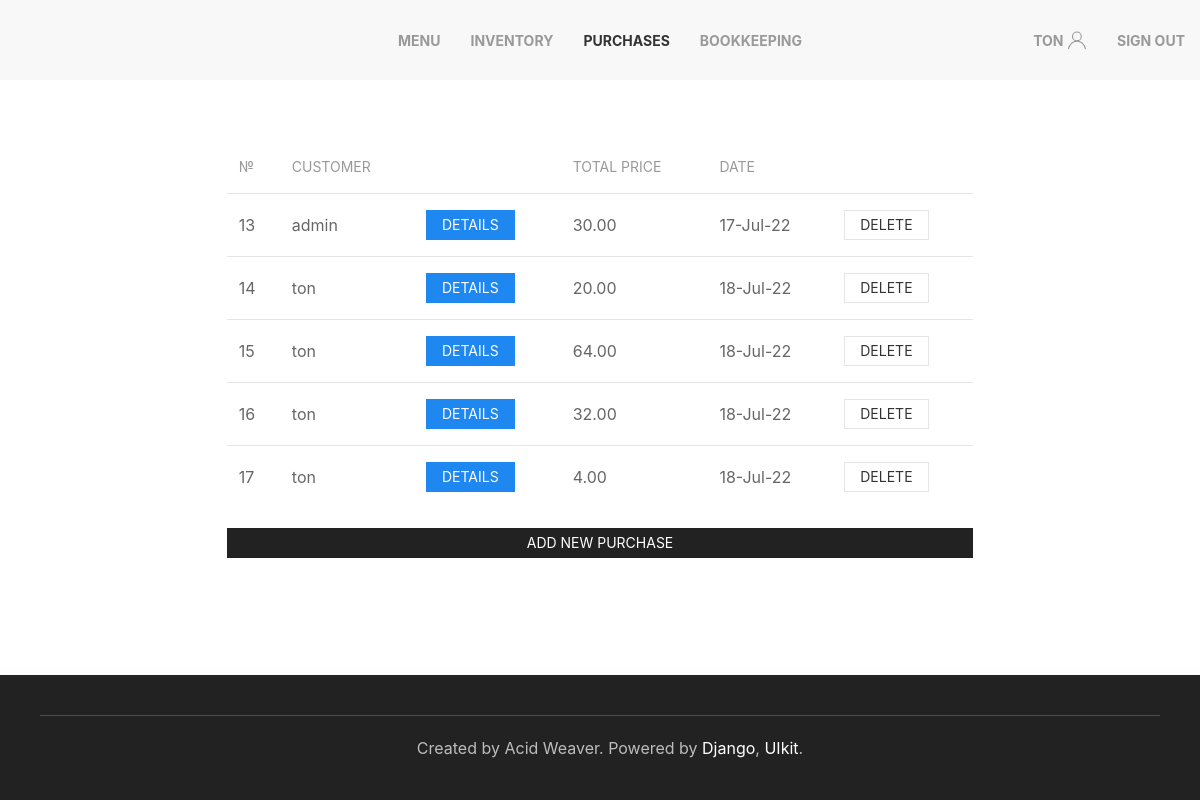
/purchases (signed in), run on an earlier commit of the app's database.
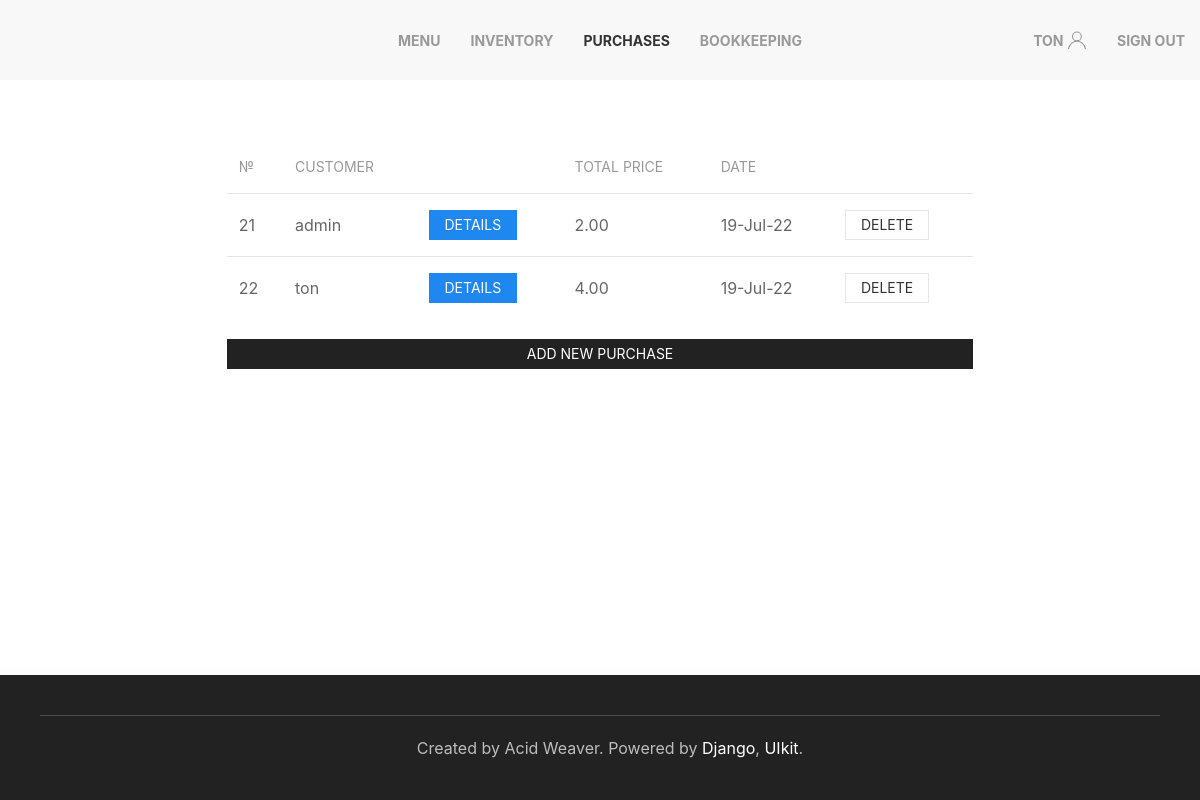
And on a later commit of the database.
### inventory/models.py (models this page shows, shortened)
class Purchase(models.Model):
	menu_items = models.JSONField(null=True)
	client = models.ForeignKey(settings.AUTH_USER_MODEL, on_delete=models.PROTECT)
	time_create = models.DateTimeField(auto_now_add=True)
	@property
	def total_price(self):
		sum = 0
		for item in dict(self.menu_items).items():
			sum += MenuItem.objects.get(title=item[0]).price * item[1]
		return sum

class MenuItem(models.Model):
	title = models.CharField(max_length=255, unique=True)
	price = models.DecimalField(max_digits=5, decimal_places=2, default=0)

### inventory/views.py (the view)
# urls.py: path('purchases', PurchaseView.as_view(), name='purchase'),
class PurchaseView(LoginRequiredMixin,DataMixin, ListView):
	model = Purchase
	template_name = 'inventory/purchase.html'
	def get_context_data(self, **kwargs):
		context = super().get_context_data(**kwargs)
		mixin_context = self.get_user_context(title='Purchases', select=2)
		return dict(list(context.items()) + list(mixin_context.items()))

### inventory/utils.py (called while the page is built)
	def get_user_context(self, **kwargs):
		context = kwargs
		if 'select' in context:
			context['select'] = navigation[context['select']]
		context['nav_menu'] = navigation
		return context

### inventory/templates/inventory/purchase.html (shortened to what this page needs)
{% extends 'inventory/base.html' %}
{% block content %}
<div class="uk-grid-match uk-margin-remove-left" uk-grid>
	<div class="uk-width-expand uk-padding-remove">
		<table class="uk-table uk-table-middle uk-table-divider">
			<thead>
				<tr>
					<th>№</th>
					<th>Customer</th>
					<th></th>
					<th>Total Price</th>
					<th>Date</th>
					<th></th>
				</tr>
			</thead>
			<tbody>
				{% for item in object_list %}
				<tr>
					<td>{{ item.id }}</td>
					<td>{{ item.client }}</td>
					<td><a class="uk-button uk-button-primary uk-button-small" href="#modal-center-{{ item.id }}" uk-toggle>Details</a></td>
					<td>{{ item.total_price }}</td>
					<td>{{ item.time_create|date:"d-M-y" }}</td>
					<td>
						<a class="uk-button uk-button-default uk-button-small" href="{% url 'delete_purchase' item.pk %}">Delete</a>
					</td>
				</tr>
				{% endfor %}
			</tbody>
		</table>
		<a class="uk-button uk-button-secondary uk-button-small" href="{% url 'create_purchase' %}">Add new purchase</a>
	</div>
</div>
{% endblock %}

### inventory/templates/inventory/base.html (shortened to what this page needs)
{% load static %}
<!DOCTYPE html>
<html id="main">
	<head>
        <link rel="stylesheet" href="{% static 'inventory/css/uikit.min.css' %}" />
	</head>
	<body uk-height-match="target:main">
		{% block mainmenu %}
		<nav class="uk-navbar-container uk-visible@m" uk-navbar>
			<div class="uk-navbar-center">
				<ul class="uk-navbar-nav">
					{% for m in nav_menu %}
					{% if select != m %}
					<li><a class="uk-text-bold" href="{% url m.url_name %}">{{ m.title }}</a></li>
					{% else %}
					<li class="uk-active"><a class="uk-text-bold" href="{% url m.url_name %}">{{ m.title }}</a></li>
					{% endif %}
					{% endfor %}
				</ul>
			</div>
			<div class="uk-navbar-right">
				{% if request.user.is_authenticated %}
				<ul class="uk-navbar-nav">
					<li><a class="uk-text-bold" href="#">{{ user.username }}<span uk-icon="icon: user"></span></a></li>
					<li><a class="uk-text-bold" href="{% url 'logout' %}">Sign out</a></li>
				</ul>
				{% else %}
				<ul class="uk-navbar-nav">
					<li><a class="uk-text-bold" href="{% url 'login' %}">Sign in</a></li>
					<li><a class="uk-text-bold" href="{% url 'registration' %}">Sign up</a></li>
				</ul>
				{% endif %}
			</div>
		</nav>
		{% endblock mainmenu %}
		<div class="uk-padding">
			{% block content %}
			{% endblock %}
		</div>
		<div uk-height-viewport="expand: true"></div>
		<footer class="uk-background-secondary">
			<div class="uk-card uk-card-secondary uk-card-body uk-text-center uk-position-z-index" uk-sticky="position: bottom;">
				<hr />
				<p class="uk-margin-left uk-margin-remove-top">Created by Acid Weaver.
				Powered by <a href="https://www.djangoproject.com/" target="_blank">Django</a>, <a href="https://getuikit.com/" target="_blank">UIkit</a>.</p>
			</div>
		</footer>
	</body>
</html>

What changed in the data, as far as the page shows it:
removed Purchase: id "13", client "admin", total_price "30.00", time_create "17-Jul-22"
removed Purchase: id "14", client "ton", total_price "20.00", time_create "18-Jul-22"
removed Purchase: id "15", client "ton", total_price "64.00", time_create "18-Jul-22"
removed Purchase: id "16", client "ton", total_price "32.00", time_create "18-Jul-22"
removed Purchase: id "17", client "ton", total_price "4.00", time_create "18-Jul-22"
added Purchase: id "21", client "admin", total_price "2.00", time_create "19-Jul-22"
added Purchase: id "22", client "ton", total_price "4.00", time_create "19-Jul-22"
